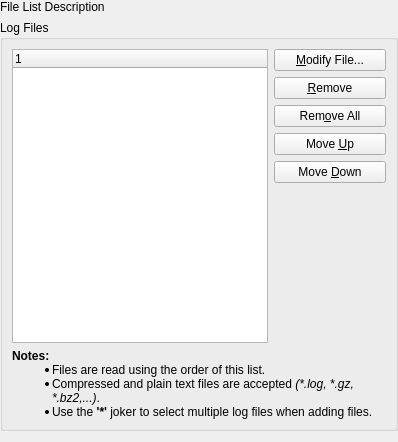
<ui version="4.0" >
 <class>MultipleFileListBase</class>
 <widget class="QWidget" name="MultipleFileListBase" >
  <property name="geometry" >
   <rect>
    <x>0</x>
    <y>0</y>
    <width>398</width>
    <height>442</height>
   </rect>
  </property>
  <property name="baseSize" >
   <size>
    <width>200</width>
    <height>400</height>
   </size>
  </property>
  <layout class="QVBoxLayout" >
   <property name="leftMargin" >
    <number>0</number>
   </property>
   <property name="topMargin" >
    <number>0</number>
   </property>
   <property name="rightMargin" >
    <number>0</number>
   </property>
   <item>
    <widget class="QLabel" name="description" >
     <property name="text" >
      <string>File List Description</string>
     </property>
     <property name="alignment" >
      <set>Qt::AlignJustify|Qt::AlignVCenter</set>
     </property>
     <property name="wordWrap" >
      <bool>true</bool>
     </property>
    </widget>
   </item>
   <item>
    <widget class="QGroupBox" name="filesBox" >
     <property name="title" >
      <string>Log Files</string>
     </property>
     <layout class="QGridLayout" >
      <item row="0" column="0" colspan="2" >
       <widget class="QTreeWidget" name="fileList" >
        <property name="contextMenuPolicy" >
         <enum>Qt::ActionsContextMenu</enum>
        </property>
        <property name="rootIsDecorated" >
         <bool>false</bool>
        </property>
        <property name="itemsExpandable" >
         <bool>false</bool>
        </property>
        <column>
         <property name="text" >
          <string>1</string>
         </property>
        </column>
       </widget>
      </item>
      <item row="0" column="2" >
       <layout class="QVBoxLayout" >
        <item>
         <widget class="QPushButton" name="modify" >
          <property name="text" >
           <string>&amp;Modify File...</string>
          </property>
         </widget>
        </item>
        <item>
         <widget class="QPushButton" name="remove" >
          <property name="toolTip" >
           <string>&lt;html>&lt;head>&lt;meta name="qrichtext" content="1" />&lt;style type="text/css">
p, li { white-space: pre-wrap; }
&lt;/style>&lt;/head>&lt;body style=" font-family:'Sans Serif'; font-size:9pt; font-weight:400; font-style:normal;">
&lt;p style=" margin-top:0px; margin-bottom:0px; margin-left:0px; margin-right:0px; -qt-block-indent:0; text-indent:0px;">Delete the current file(s)&lt;/p>&lt;/body>&lt;/html></string>
          </property>
          <property name="whatsThis" >
           <string>&lt;html>&lt;head>&lt;meta name="qrichtext" content="1" />&lt;style type="text/css">
p, li { white-space: pre-wrap; }
&lt;/style>&lt;/head>&lt;body style=" font-family:'Sans Serif'; font-size:9pt; font-weight:400; font-style:normal;">
&lt;p style=" margin-top:0px; margin-bottom:0px; margin-left:0px; margin-right:0px; -qt-block-indent:0; text-indent:0px;">Deletes the selected files of the list.&lt;/p>&lt;/body>&lt;/html></string>
          </property>
          <property name="text" >
           <string>&amp;Remove</string>
          </property>
         </widget>
        </item>
        <item>
         <widget class="QPushButton" name="removeAll" >
          <property name="toolTip" >
           <string>&lt;html>&lt;head>&lt;meta name="qrichtext" content="1" />&lt;style type="text/css">
p, li { white-space: pre-wrap; }
&lt;/style>&lt;/head>&lt;body style=" font-family:'Sans Serif'; font-size:9pt; font-weight:400; font-style:normal;">
&lt;p style=" margin-top:0px; margin-bottom:0px; margin-left:0px; margin-right:0px; -qt-block-indent:0; text-indent:0px;">Remove all files&lt;/p>&lt;/body>&lt;/html></string>
          </property>
          <property name="whatsThis" >
           <string>&lt;html>&lt;head>&lt;meta name="qrichtext" content="1" />&lt;style type="text/css">
p, li { white-space: pre-wrap; }
&lt;/style>&lt;/head>&lt;body style=" font-family:'Sans Serif'; font-size:9pt; font-weight:400; font-style:normal;">
&lt;p style=" margin-top:0px; margin-bottom:0px; margin-left:0px; margin-right:0px; -qt-block-indent:0; text-indent:0px;">Remove all files of the list, even if they are not selected.&lt;/p>&lt;/body>&lt;/html></string>
          </property>
          <property name="text" >
           <string>Rem&amp;ove All</string>
          </property>
         </widget>
        </item>
        <item>
         <widget class="QPushButton" name="up" >
          <property name="enabled" >
           <bool>true</bool>
          </property>
          <property name="toolTip" >
           <string>&lt;html>&lt;head>&lt;meta name="qrichtext" content="1" />&lt;style type="text/css">
p, li { white-space: pre-wrap; }
&lt;/style>&lt;/head>&lt;body style=" font-family:'Sans Serif'; font-size:9pt; font-weight:400; font-style:normal;">
&lt;p style=" margin-top:0px; margin-bottom:0px; margin-left:0px; margin-right:0px; -qt-block-indent:0; text-indent:0px;">Move up the current file(s)&lt;/p>&lt;/body>&lt;/html></string>
          </property>
          <property name="whatsThis" >
           <string>&lt;html>&lt;head>&lt;meta name="qrichtext" content="1" />&lt;style type="text/css">
p, li { white-space: pre-wrap; }
&lt;/style>&lt;/head>&lt;body style=" font-family:'Sans Serif'; font-size:9pt; font-weight:400; font-style:normal;">
&lt;p style=" margin-top:0px; margin-bottom:0px; margin-left:0px; margin-right:0px; -qt-block-indent:0; text-indent:0px;">Moves up the selected files in the list. This option allows the files to be read &lt;span style=" font-weight:600;">in first&lt;/span> by KSystemLog.&lt;/p>&lt;/body>&lt;/html></string>
          </property>
          <property name="text" >
           <string>Move &amp;Up</string>
          </property>
         </widget>
        </item>
        <item>
         <widget class="QPushButton" name="down" >
          <property name="toolTip" >
           <string>&lt;html>&lt;head>&lt;meta name="qrichtext" content="1" />&lt;style type="text/css">
p, li { white-space: pre-wrap; }
&lt;/style>&lt;/head>&lt;body style=" font-family:'Sans Serif'; font-size:9pt; font-weight:400; font-style:normal;">
&lt;p style=" margin-top:0px; margin-bottom:0px; margin-left:0px; margin-right:0px; -qt-block-indent:0; text-indent:0px;">Move down the current file(s)&lt;/p>&lt;/body>&lt;/html></string>
          </property>
          <property name="whatsThis" >
           <string>&lt;html>&lt;head>&lt;meta name="qrichtext" content="1" />&lt;style type="text/css">
p, li { white-space: pre-wrap; }
&lt;/style>&lt;/head>&lt;body style=" font-family:'Sans Serif'; font-size:9pt; font-weight:400; font-style:normal;">
&lt;p style=" margin-top:0px; margin-bottom:0px; margin-left:0px; margin-right:0px; -qt-block-indent:0; text-indent:0px;">Moves down the selected files in the list. This option allows the files to be read &lt;span style=" font-weight:600;">at last&lt;/span> by KSystemLog.&lt;/p>&lt;/body>&lt;/html></string>
          </property>
          <property name="text" >
           <string>Move &amp;Down</string>
          </property>
         </widget>
        </item>
        <item>
         <spacer>
          <property name="orientation" >
           <enum>Qt::Vertical</enum>
          </property>
          <property name="sizeType" >
           <enum>QSizePolicy::MinimumExpanding</enum>
          </property>
          <property name="sizeHint" >
           <size>
            <width>20</width>
            <height>40</height>
           </size>
          </property>
         </spacer>
        </item>
       </layout>
      </item>
      <item row="1" column="0" colspan="3" >
       <widget class="QLabel" name="notes" >
        <property name="text" >
         <string>&lt;p style='margin-top:0px;margin-bottom:0px;'>&lt;b>Notes:&lt;/b>&lt;/p>&lt;ul style='margin-top:0px'>&lt;li>Files are read using the order of this list.&lt;/li>&lt;li>Compressed and plain text files are accepted &lt;i>(*.log, *.gz, *.bz2,...)&lt;/i>.&lt;/li>&lt;li>Use the &lt;b>'*'&lt;/b> joker to select multiple log files when adding files.&lt;/li>&lt;/ul></string>
        </property>
        <property name="wordWrap" >
         <bool>true</bool>
        </property>
       </widget>
      </item>
     </layout>
    </widget>
   </item>
  </layout>
 </widget>
 <resources/>
 <connections/>
</ui>
